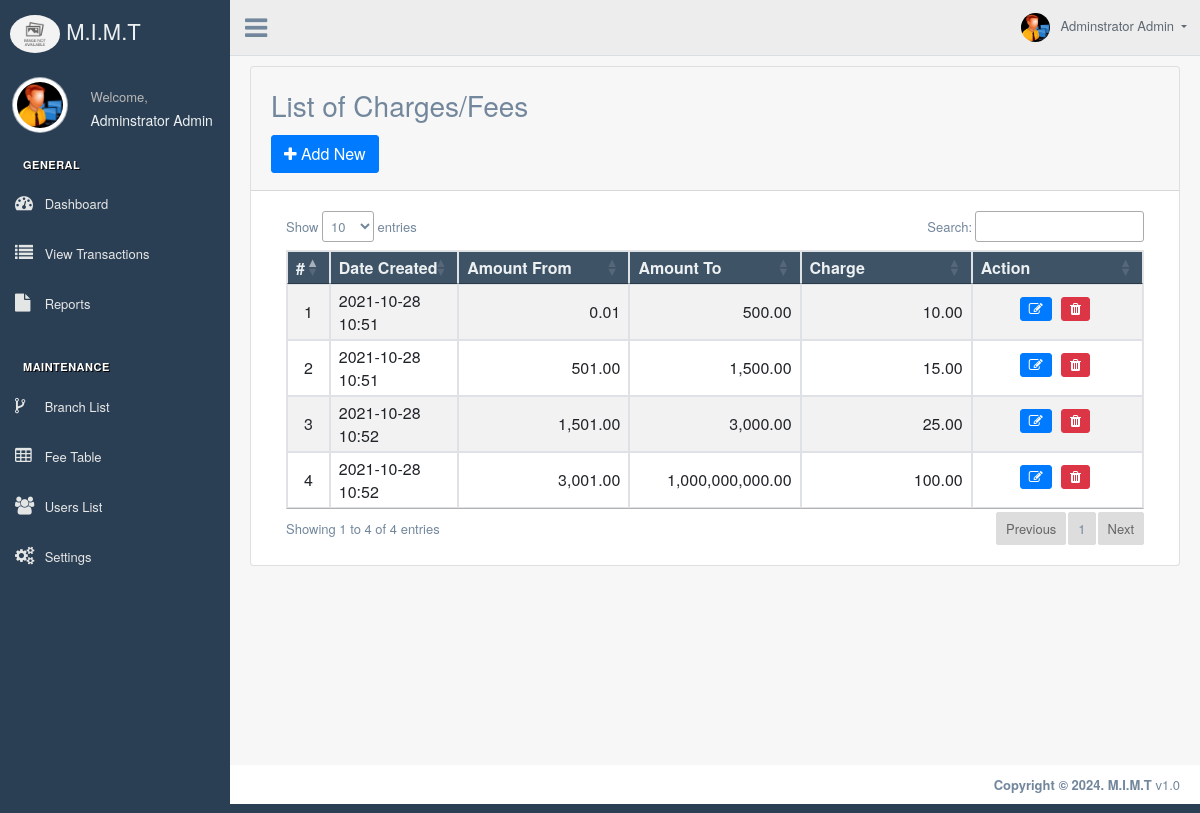
Screenshot of /?page=maintenance/fee (signed in) with the database file from the repository.
### tables this page shows
CREATE TABLE `fee_list` (
  `id` int(30) NOT NULL,
  `amount_from` float NOT NULL DEFAULT 0,
  `amount_to` float NOT NULL DEFAULT 0,
  `fee` float NOT NULL DEFAULT 0,
  `date_created` datetime NOT NULL DEFAULT current_timestamp()
);

### classes/DBConnection.php (called while the page is built, shortened)
<?php
class DBConnection{
    private $host = DB_SERVER;
    private $username = DB_USERNAME;
    private $password = DB_PASSWORD;
    private $database = DB_NAME;
    public $conn;
    public function __construct(){
        if (!isset($this->conn)) {
            $this->conn = new mysqli($this->host, $this->username, $this->password, $this->database);
        }
    }
}
?>

### classes/SystemSettings.php (called while the page is built, shortened)
<?php
class SystemSettings extends DBConnection{
	function userdata($field = ''){
		if(!empty($field)){
			if(isset($_SESSION['userdata'][$field]))
				return $_SESSION['userdata'][$field];
			else
				return null;
		}else{
			return false;
		}
	}
	function info($field=''){
		if(!empty($field)){
			if(isset($_SESSION['system_info'][$field]))
				return $_SESSION['system_info'][$field];
			else
				return false;
		}else{
			return false;
		}
	}
}
$_settings = new SystemSettings();
?>

### config.php (called while the page is built, shortened)
<?php
require_once('classes/DBConnection.php');
require_once('classes/SystemSettings.php');
function validate_image($file){
	if(!empty($file)){
        $ex = explode('?',$file);
        $file = $ex[0];
        $param =  isset($ex[1]) ? '?'.$ex[1]  : '';
		if(is_file(base_app.$file)){
			return base_url.$file.$param;
		}else{
			return base_url.'img/no-image-available.png';
		}
	}else{
		return base_url.'img/no-image-available.png';
	}
}
?>

### maintenance/fee.php (the view, shortened to what this page needs)
<div class="right_col" role="main">
	<div class="card card-outline card-primary">
		<div class="card-header">
			<h3 class="card-title">List of Charges/Fees</h3>
			<div class="card-tools">
				<a href="javascript:void(0)" id="create_new" class="btn btn-flat btn-primary"><span class="fa fa-plus"></span>  Add New</a>
			</div>
		</div>
		<div class="card-body">
			<div class="container-fluid">
				<table class="table table-bordered table-striped jambo_table">
					<colgroup>
						<col width="5%">
						<col width="15%">
						<col width="20%">
						<col width="20%">
						<col width="20%">
						<col width="20%">
					</colgroup>
					<thead>
						<tr>
							<th>#</th>
							<th>Date Created</th>
							<th>Amount From</th>
							<th>Amount To</th>
							<th>Charge</th>
							<th>Action</th>
						</tr>
					</thead>
					<tbody>
						<?php
						$i = 1;
							$qry = $conn->query("SELECT * from `fee_list`  order by CAST(`fee` as integer) asc ");
							while($row = $qry->fetch_assoc()):
						?>
							<tr>
								<td class="text-center"><?php echo $i++; ?></td>
								<td><?php echo date("Y-m-d H:i",strtotime($row['date_created'])) ?></td>
								<td class="text-right"><?php echo number_format($row['amount_from'],2) ?></td>
								<td class="text-right"><?php echo number_format($row['amount_to'],2) ?></td>
								<td class="text-right"><?php echo number_format($row['fee'],2) ?></td>
								<td align="center">
										<a class="edit_data btn btn-sm btn-primary" title="view" href="javascript:void(0)" data-id="<?php echo $row['id'] ?>"><span class="fa fa-edit"></span></a>
										<a class="btn btn-sm btn-danger delete_data" title="delete" href="javascript:void(0)" data-id="<?php echo $row['id'] ?>"><span class="fa fa-trash"></span></a>
								</td>
							</tr>
						<?php endwhile; ?>
					</tbody>
				</table>
			</div>
		</div>
	</div>
</div>

### index.php (shortened to what this page needs)
<html>
<?php require_once('config.php'); ?>
<?php require_once('inc/header.php');
 $otp=null;
endif;?>
  <body class="nav-md">
    <div class="container body">
      <div class="main_container">
    <?php
      if($_settings->userdata('type')== 1 || $otp==1 ):
        require_once('inc/navigation.php');
      endif;
      ?>
    <?php require_once('inc/topBarNav.php') ?>
     <?php $page = isset($_GET['page']) ? $_GET['page'] : 'home';  ?>
            <?php
             $page = trim($page);
              if(!file_exists($page.".php") && !is_dir($page)){
                  include '404.html';
              }else{
                if(is_dir($page))
                  include $page.'/index.php';
                else
                  include $page.'.php';
              }
            ?>
      <?php require_once('inc/footer.php') ?>
      </div>
    </div>
  </body>
</html>

### inc/header.php (shortened to what this page needs)
<head>
    <link href="css/bootstrap/css/bootstrap.min.css" rel="stylesheet">
    <link href="css/font-awesome/css/font-awesome.min.css" rel="stylesheet">
    <link href="css/animate.min.css" rel="stylesheet">
    <link href="css/select2.min.css" rel="stylesheet">
    <link href="css/datatables.min.css" rel="stylesheet">
    <link href="css/custom.min.css" rel="stylesheet">
  </head>

### inc/navigation.php (shortened to what this page needs)
<div class="col-md-3 left_col">
    <div class="left_col scroll-view">
        <div class="navbar nav_title" style="border: 0;">
            <a href="<?php echo base_url ?>" class="site_title">
                <img src="<?php echo validate_image($_settings->info('logo')) ?>" alt="" id="cimg"
                    class="img-fluid rounded-circle" style="width: 50px !important;"></i>
                <span><?php echo $_settings->info('short_name');?></span></a>
        </div>
        <div class="profile clearfix">
            <div class="profile_pic">
                <img src="<?php echo validate_image($_settings->userdata('avatar')) ?>" alt=""
                    class="img-circle profile_img">
            </div>
            <div class="profile_info">
                <span>Welcome,</span>
                <h2><?php echo ucwords($_settings->userdata('firstname').' '.$_settings->userdata('lastname')) ?>
                </h2>
            </div>
        </div>
        <br />
        <div id="sidebar-menu" class="main_menu_side hidden-print main_menu">
            <div class="menu_section">
                <h3>General</h3>
                <ul class="nav side-menu">
                    <li><a href="<?php echo base_url;?>"><i class="fa fa-dashboard"></i> Dashboard</span></a>
                    </li>
                    <?php if($_settings->userdata('type') == 1): ?>
                    <li><a href="<?php echo base_url ?>?page=transaction"><i class="fa fa-list"></i> View
                            Transactions
                            </span></a></li>
                    <?php endif; ?>
                    <li><a href="<?php echo base_url ?>?page=reports"><i class="fa fa-file"></i>
                            Reports</span></a></li>
                </ul>
            </div>
            <?php if($_settings->userdata('type') == 1): ?>
            <div class="menu_section">
                <h3>Maintenance</h3>
                <ul class="nav side-menu">
                    <li><a href="<?php echo base_url ?>?page=maintenance/branch"><i class="fa fa-code-fork"></i>
                            Branch List</span></a></li>
                    <li><a href="<?php echo base_url ?>?page=maintenance/fee"><i class="fa fa-table"></i> Fee
                            Table</span></a></li>
                    <li><a href="<?php echo base_url ?>?page=user/list"><i class="fa fa-users"></i> Users
                            List</span></a></li>
                    <li><a href="<?php echo base_url ?>?page=system_info"><i class="fa fa-cogs"></i>
                            Settings</span></a></li>
                </ul>
            </div>
            <?php endif; ?>
        </div>
    </div>
</div>

### inc/topBarNav.php (shortened to what this page needs)
<div class="top_nav">
  <div class="nav_menu">
    <div class="nav toggle">
      <a id="menu_toggle"><i class="fa fa-bars"></i></a>
    </div>
    <nav class="nav navbar-nav">
      <ul class=" navbar-right">
        <li class="nav-item dropdown open" style="padding-left: 15px;">
          <a href="javascript:;" class="user-profile dropdown-toggle" aria-haspopup="true" id="navbarDropdown" data-toggle="dropdown" aria-expanded="false">
            <img src="<?php echo validate_image($_settings->userdata('avatar')) ?>" alt=""><?php echo ucwords($_settings->userdata('firstname').' '.$_settings->userdata('lastname')) ?>
          </a>
        </li>
      </ul>
    </nav>
  </div>
</div>

### inc/footer.php (shortened to what this page needs)
<footer>
  <div class="pull-right">
      <strong>Copyright © <?php echo date('Y') ?>.</strong>
      <b><?php echo $_settings->info('short_name') ?> </b> v1.0
  </div>
  <div class="clearfix"></div>
</footer>

### rows the page displays
fee_list: date_created "2021-10-28 10:51", amount_from "0.01", amount_to "500.00", fee "10.00"
fee_list: date_created "2021-10-28 10:51", amount_from "501.00", amount_to "1,500.00", fee "15.00"
fee_list: date_created "2021-10-28 10:52", amount_from "1,501.00", amount_to "3,000.00", fee "25.00"
fee_list: date_created "2021-10-28 10:52", amount_from "3,001.00", amount_to "1,000,000,000.00", fee "100.00"

### other values shown
$_settings->info('short_name') "M.I.M.T"
$_settings->userdata('firstname').' '.$_settings->userdata('lastname') "Adminstrator Admin"
